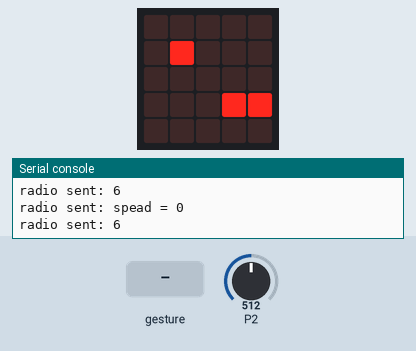
Simulated run of this program. Board: BBC micro:bit (MakeCode). On the bench: the board's 5×5 LED display, the last lines printed to the serial console. The inputs (shaded band) are chosen by the test bench; at power-on: P2 = 512 (analog values on the 0–1023 scale). No radio messages arrive unless stated (any console line starting 'radio sent:' is added by the test bench); a tilt is held for 1.5 s and a shake lasts 1 s, then the board lies face up again.

Above: at 1.2 s.
1.3 s: P2 set to 610
At 1.8 s:
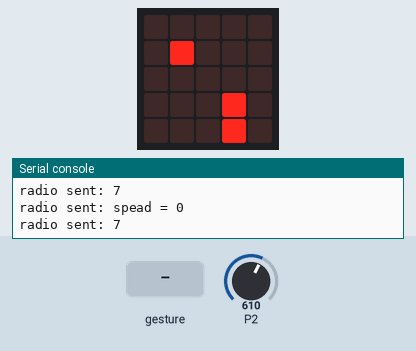
2.8 s: gesture 'logo up'
At 3.4 s:
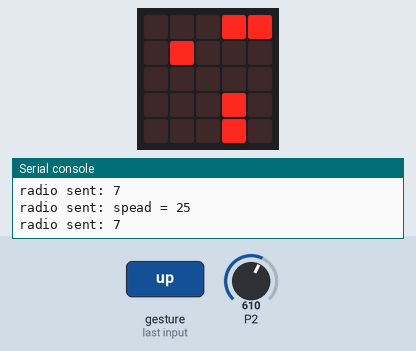
5.8 s: P2 set to 803
At 7.1 s:
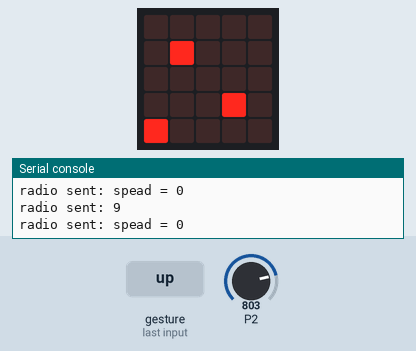
7.4 s: P2 set to 783
At 8.1 s:
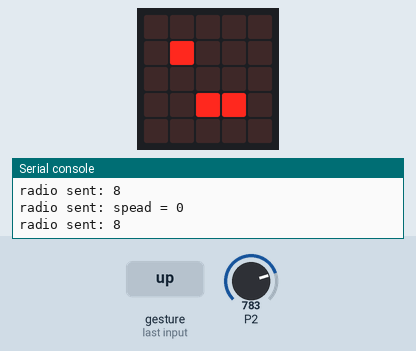
9.0 s: gesture 'logo up'
At 9.8 s:
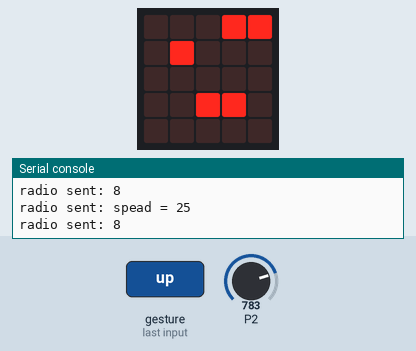
12.0 s: P2 set to 900
At 12.6 s:
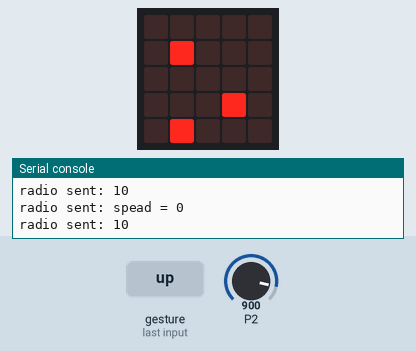
Timing chart, 0 to 14.7 s (numbered marks = the images above; inputs shaded):
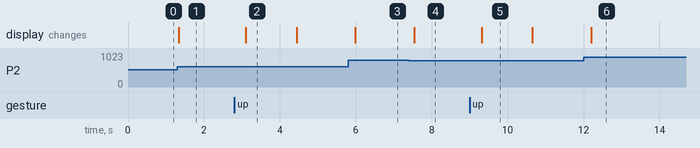

Measured:
- after the input at 1.3 s, the display: changes at once (image 1)
- after the input at 2.8 s, the display: changes after 0.31 s (image 2)
- after the input at 5.8 s, the display: changes after 0.19 s (image 3)
- after the input at 7.4 s, the display: changes after 0.14 s (image 4)
- after the input at 9.0 s, the display: changes after 0.32 s (image 5)
- after the input at 12.0 s, the display: changes after 0.20 s (image 6)
- what the display in image 2 shows lasts 1.3 s, from 3.1 s to 4.4 s

The program:

main.ts
```typescript
function button () {
    ButtonVal = pins.analogReadPin(AnalogPin.P2)
    if (ButtonVal < 256) {
        ButtonNum = 5
        radio.sendNumber(5)
        led.plot(3, 2)
    } else if (ButtonVal < 597) {
        ButtonNum = 6
        radio.sendNumber(6)
        led.plot(4, 3)
    } else if (ButtonVal < 725) {
        ButtonNum = 7
        radio.sendNumber(7)
        led.plot(3, 4)
    } else if (ButtonVal < 793) {
        ButtonNum = 8
        radio.sendNumber(8)
        led.plot(2, 3)
    } else if (ButtonVal < 836) {
        ButtonNum = 9
        radio.sendNumber(9)
        led.plot(0, 4)
    } else if (ButtonVal < 938) {
        ButtonNum = 0
        radio.sendNumber(10)
        led.plot(1, 4)
    } else {
        ButtonNum = -1
        radio.sendNumber(-1)
    }
}
function はやさ () {
    if (input.isGesture(Gesture.LogoUp)) {
        led.plot(4, 0)
        led.plot(3, 0)
        radio.sendValue("spead", 25)
    } else {
        radio.sendValue("spead", 0)
    }
}
let ButtonVal = 0
let ButtonNum = 0
radio.setGroup(11)
ButtonNum = -1
basic.forever(function () {
    basic.clearScreen()
    led.plot(1, 1)
    led.plot(3, 3)
    はやさ()
    button()
    if (ButtonNum == -1) {
        if (pins.analogReadPin(AnalogPin.P0) < 400) {
            radio.sendNumber(4)
            led.plot(0, 1)
        } else if (pins.analogReadPin(AnalogPin.P0) > 600) {
            radio.sendNumber(2)
            led.plot(2, 1)
        } else if (pins.analogReadPin(AnalogPin.P1) < 400) {
            radio.sendNumber(3)
            led.plot(1, 2)
        } else if (pins.analogReadPin(AnalogPin.P1) > 600) {
            radio.sendNumber(1)
            led.plot(1, 0)
        }
    }
    basic.pause(200)
})
```

test.ts
```typescript
// テストはここに来ます。このパッケージが拡張機能として使用されるときにはコンパイルされません。
```
